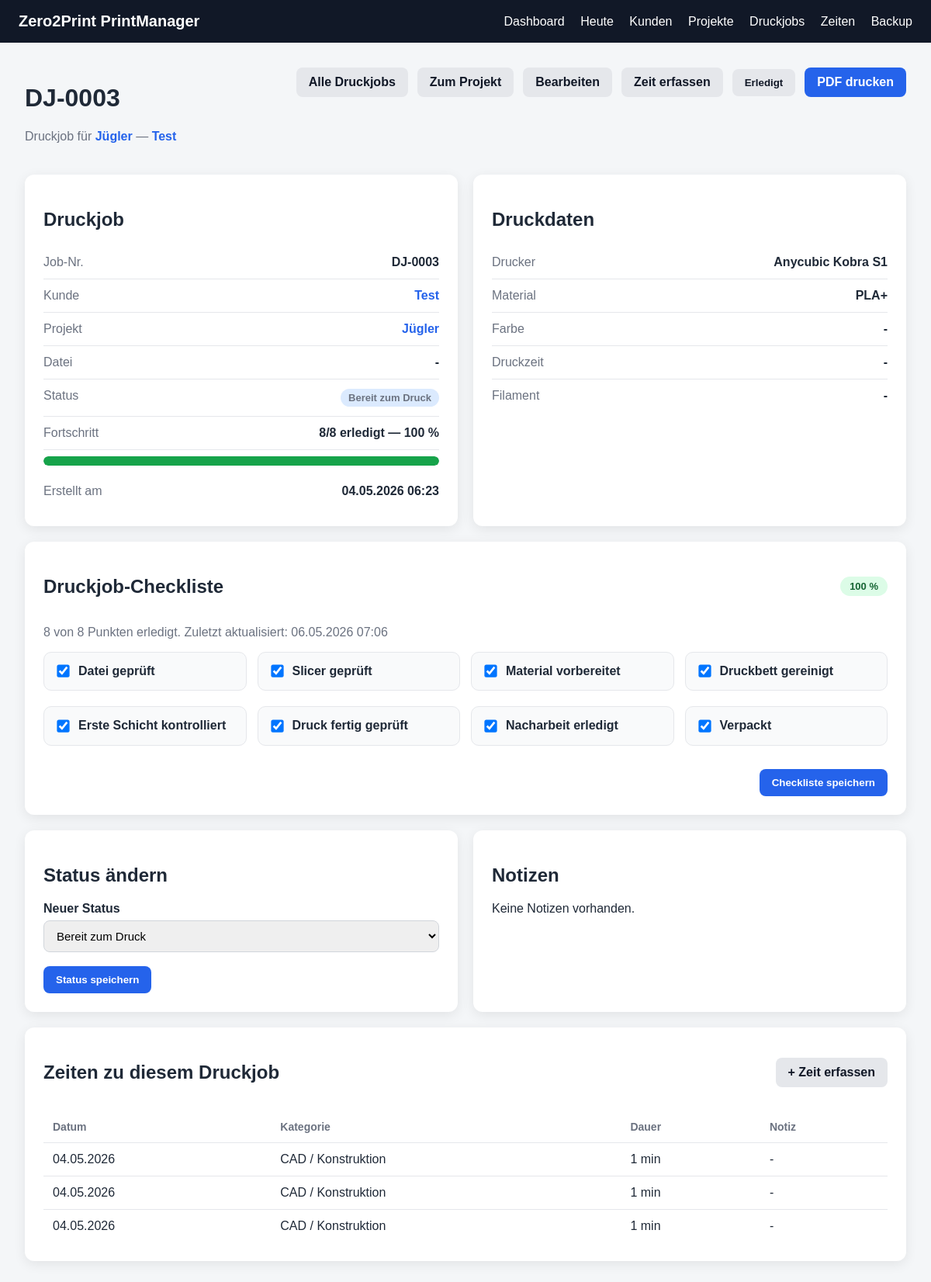
The page /jobs/3 on the database as committed earlier.
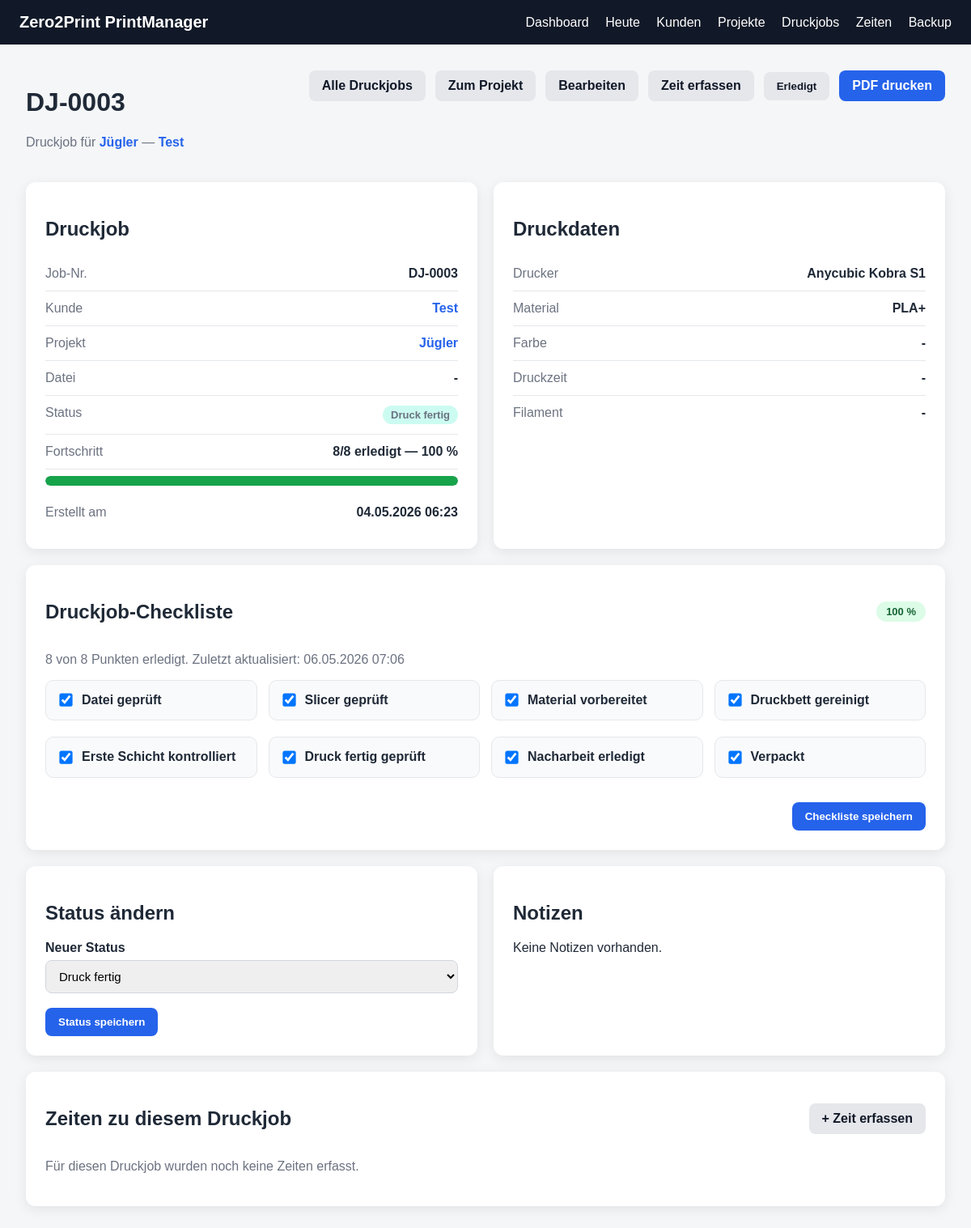
The same page on the database as committed later.
### app/models.py (models this page shows)
class PrintJob(Base):
    __tablename__ = "print_jobs"
    id = Column(Integer, primary_key=True, index=True)
    project_id = Column(Integer, ForeignKey("projects.id"), nullable=False)
    file_id = Column(Integer, ForeignKey("project_files.id"), nullable=True)
    printer_name = Column(String, nullable=True)
    material = Column(String, nullable=True)
    color = Column(String, nullable=True)
    planned_print_time = Column(String, nullable=True)
    planned_weight_grams = Column(Integer, nullable=True)
    status = Column(String, default="Bereit zum Druck")
    notes = Column(Text, nullable=True)
    created_at = Column(DateTime, default=datetime.utcnow)
    project = relationship("Project", back_populates="print_jobs")
    file = relationship("ProjectFile", back_populates="print_jobs")
    time_entries = relationship(
        "TimeEntry",
        back_populates="print_job"
    )
    checklist = relationship(
        "PrintJobChecklist",
        back_populates="print_job",
        uselist=False,
        cascade="all, delete-orphan"
    )

class TimeEntry(Base):
    __tablename__ = "time_entries"
    id = Column(Integer, primary_key=True, index=True)
    project_id = Column(Integer, ForeignKey("projects.id"), nullable=False)
    print_job_id = Column(Integer, ForeignKey("print_jobs.id"), nullable=True)
    category = Column(String, nullable=False)
    start_time = Column(DateTime, nullable=True)
    end_time = Column(DateTime, nullable=True)
    duration_minutes = Column(Integer, nullable=True)
    note = Column(Text, nullable=True)
    created_at = Column(DateTime, default=datetime.utcnow)
    project = relationship("Project", back_populates="time_entries")
    print_job = relationship("PrintJob", back_populates="time_entries")

### app/routes/print_jobs.py (the view)
@router.get("/{job_id}")
def print_job_detail(
    job_id: int,
    request: Request,
    db: Session = Depends(get_db)
):
    job = db.query(PrintJob).filter(PrintJob.id == job_id).first()
    if not job:
        return templates.TemplateResponse(
            request=request,
            name="not_found.html",
            context={
                "title": "Nicht gefunden",
                "message": "Druckjob wurde nicht gefunden."
            },
            status_code=404
        )
    checklist = get_or_create_checklist(db, job)
    return templates.TemplateResponse(
        request=request,
        name="print_job_detail.html",
        context={
            "title": f"DJ-{job.id:04d}",
            "job": job,
            "checklist": checklist
        }
    )

### app/templates/print_job_detail.html (shortened to what the changed rows need)
{% extends "base.html" %}
{% block content %}
<div class="page-header">
    <div>
        <h1>DJ-{{ "%04d"|format(job.id) }}</h1>
        <p class="muted">
            Druckjob für
            <a class="link-btn" href="/projects/{{ job.project.id }}">{{ job.project.name }}</a>
            —
            <a class="link-btn" href="/customers/{{ job.project.customer.id }}">{{ job.project.customer.name }}</a>
        </p>
    </div>
</div>
<div class="detail-grid">
    <div class="page-card">
        <h2>Druckjob</h2>
        <div class="detail-row">
            <span>Job-Nr.</span>
            <strong>DJ-{{ "%04d"|format(job.id) }}</strong>
        </div>
        <div class="detail-row">
            <strong>
                <span class="status-pill {{ status_class(job.status) }}">
                    {{ job.status }}
                </span>
            </strong>
        </div>
        <div class="detail-row">
            <span>Erstellt am</span>
            <strong>{{ job.created_at.strftime("%d.%m.%Y %H:%M") }}</strong>
        </div>
    </div>
    <div class="page-card">
        <h2>Druckdaten</h2>
        <div class="detail-row">
            <span>Drucker</span>
            <strong>{{ job.printer_name or "-" }}</strong>
        </div>
        <div class="detail-row">
            <span>Material</span>
            <strong>{{ job.material or "-" }}</strong>
        </div>
        <div class="detail-row">
            <span>Farbe</span>
            <strong>{{ job.color or "-" }}</strong>
        </div>
        <div class="detail-row">
            <span>Druckzeit</span>
            <strong>{{ job.planned_print_time or "-" }}</strong>
        </div>
    </div>
</div>
<div class="page-card mt">
    <div class="section-header">
        <h2>Druckjob-Checkliste</h2>
    </div>
</div>
<div class="detail-grid mt">
    <div class="page-card">
        <h2>Status ändern</h2>
        <form method="post" action="/jobs/{{ job.id }}/status">
            <div class="form-group">
                <label for="status">Neuer Status</label>
                <select id="status" name="status">
                    <option value="Bereit zum Druck" {% if job.status == "Bereit zum Druck" %}selected{% endif %}>Bereit zum Druck</option>
                    <option value="Druck fertig" {% if job.status == "Druck fertig" %}selected{% endif %}>Druck fertig</option>
                </select>
            </div>
        </form>
    </div>
    <div class="page-card">
        <h2>Notizen</h2>
        <p>{{ job.notes or "Keine Notizen vorhanden." }}</p>
    </div>
</div>
<div class="page-card mt">
    <div class="section-header">
        <h2>Zeiten zu diesem Druckjob</h2>
        <a class="btn-secondary" href="/time/new?project_id={{ job.project.id }}&job_id={{ job.id }}">+ Zeit erfassen</a>
    </div>
    {% if job.time_entries %}
    <table>
        <thead>
            <tr>
                <th>Datum</th>
                <th>Kategorie</th>
                <th>Dauer</th>
                <th>Notiz</th>
            </tr>
        </thead>
        <tbody>
            {% for entry in job.time_entries %}
            <tr>
                <td>{{ entry.created_at.strftime("%d.%m.%Y") }}</td>
                <td>{{ entry.category }}</td>
                <td>
                    {% if entry.duration_minutes %}
                        {{ entry.duration_minutes }} min
                    {% else %}
                        läuft
                    {% endif %}
                </td>
                <td>{{ entry.note or "-" }}</td>
            </tr>
            {% endfor %}
        </tbody>
    </table>
    {% else %}
    <p class="muted">Für diesen Druckjob wurden noch keine Zeiten erfasst.</p>
    {% endif %}
</div>
{% endblock %}

Rows that differ between the two databases and show on the page:
removed TimeEntry: created_at "04.05.2026", category "CAD / Konstruktion", duration_minutes "1", note "-"
removed TimeEntry: created_at "04.05.2026", category "CAD / Konstruktion", duration_minutes "1", note "-"
removed TimeEntry: created_at "04.05.2026", category "CAD / Konstruktion", duration_minutes "1", note "-"
changed PrintJob "Anycubic Kobra S1": status "Bereit zum Druck" → "Druck fertig"
Other text that changed with them:
text no longer shown: "Datum Kategorie Dauer Notiz"
text now shown: "Für diesen Druckjob wurden noch keine Zeiten erfasst."
